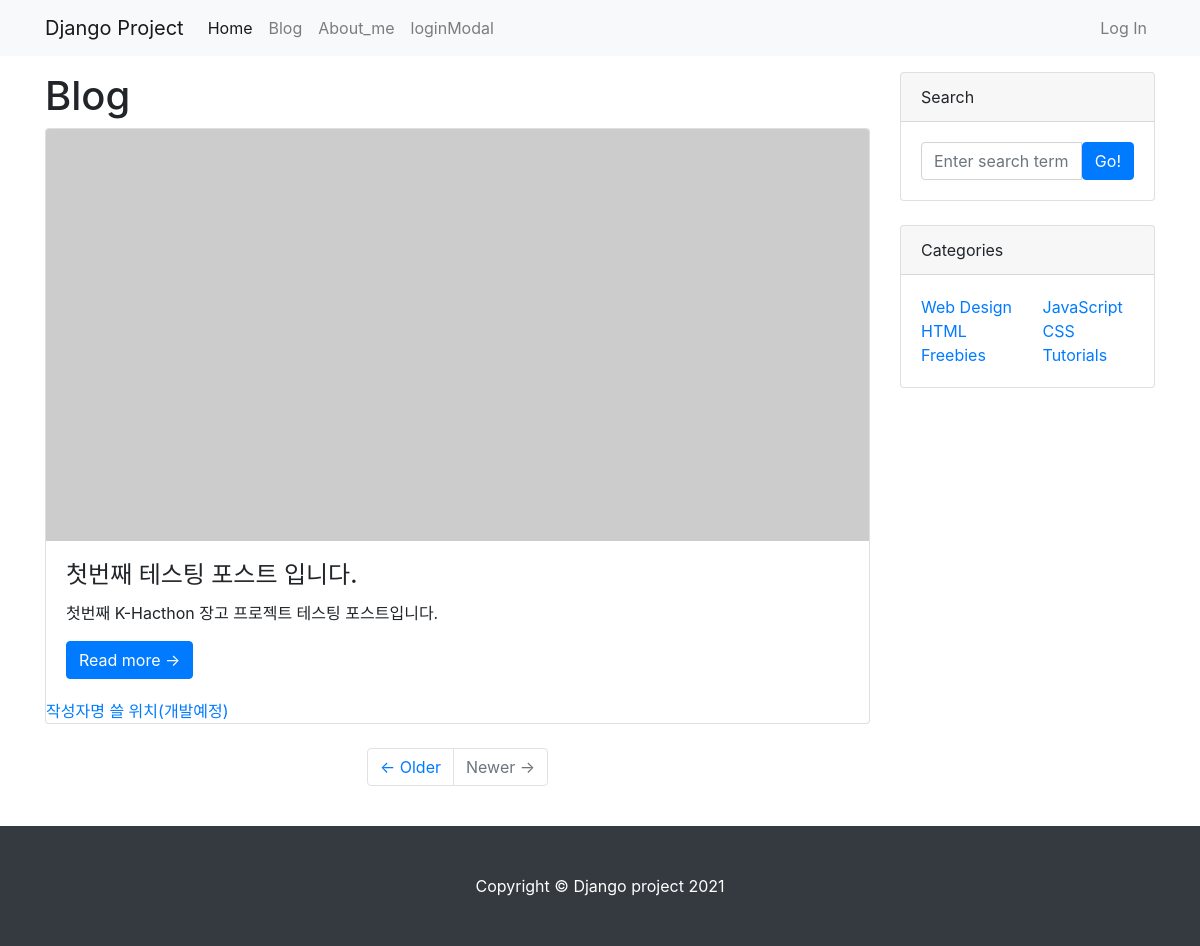
The page /blog/ on the database as committed earlier.
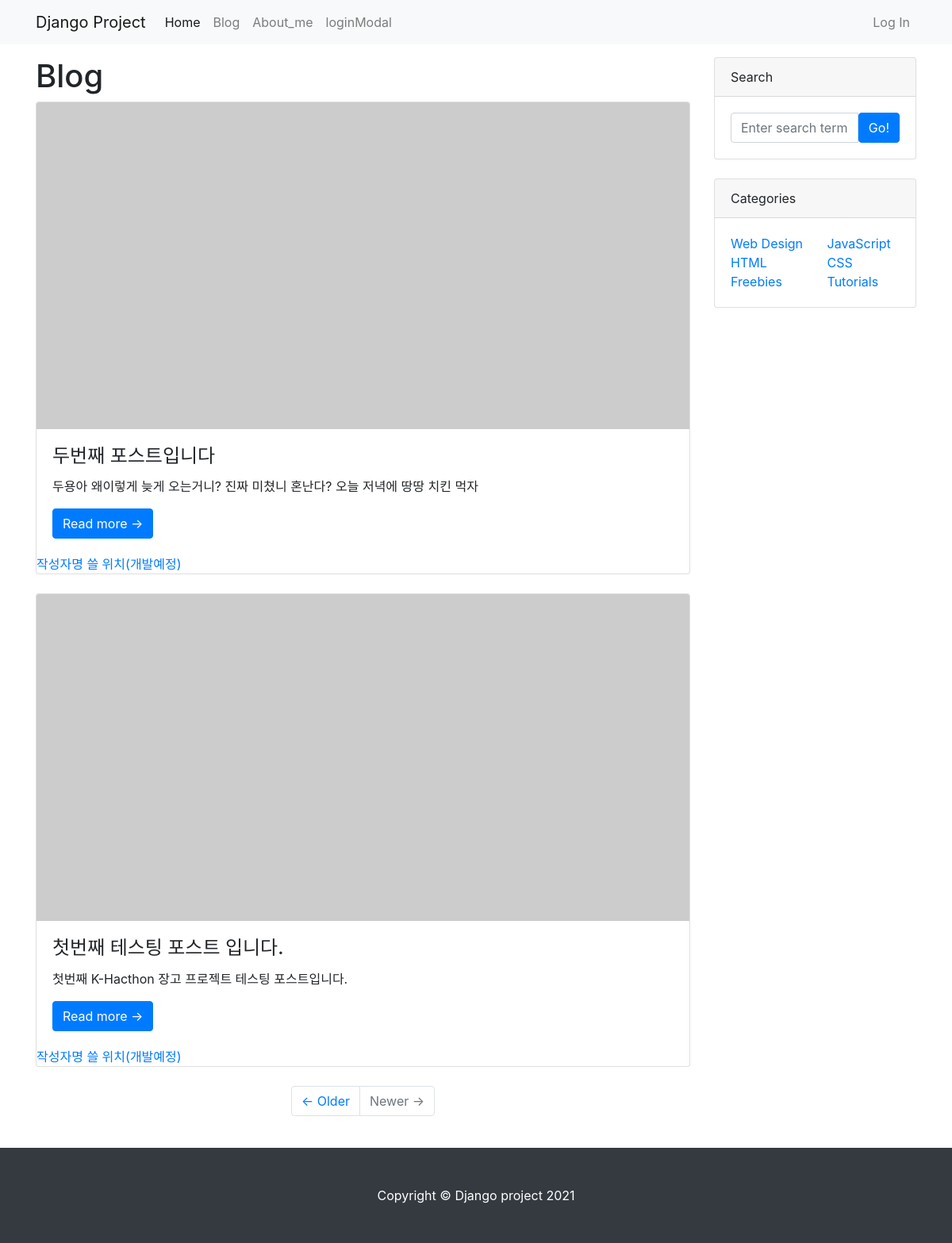
The same page on the database as committed later.
### blog/models.py (models this page shows, shortened)
class Post(models.Model):
    title = models.CharField(max_length=30)  # 이거는 문자 담는 필드
    content = models.TextField()  # 길이 제한이 없도록 TextField 만들었고,
    head_image = models.ImageField(
        upload_to='blog/images/%Y/%m/%d/', blank=True)
    file_upload = models.FileField(
        upload_to='blog/files/%Y/%m/%d/', blank=True)  # 이거 이제 파일 필드임. # 파일도 올릴 수 있도록 모델 만든거지
    created_at = models.DateTimeField(auto_now_add=True)
    updated_at = models.DateTimeField(auto_now=True)
    def get_absolute_url(self):
        return f'/blog/{self.pk}/'

### blog/views.py (the view)
# urls.py: path('', views.PostList.as_view()),
class PostList(ListView):  # 이게 지금 list view가 레코드 목록 형태 보여줄때 사용하는거고,
    model = Post
    template_name = 'blog/index.html'
    ordering = '-pk'  # 이거는 FCV 방식에서 order_by(-pk)랑 똑같은 거임.

### blog/templates/blog/index.html (shortened to what the changed rows need)
<!DOCTYPE html>
{% load static %}
<html>
    <head>
        <link href="{% static 'blog/bootstrap/bootstrap.min.css' %}" rel="stylesheet" media="screen">
    </head>
        <body>
            <div class="container my-3">
                <div class="row">
                    <div class="col-md-8 col-lg-9">
                        <h1>Blog</h1>
                        {% for p in post_list %}
                         <div class="card mb-4">
                             {% if p.head_image %}
                            <a href="#!"><img class="card-img-top" src="{{ p.head_image.url }}" alt="{{ p }} head image" /></a>
                             {% else %}
                             <img class="card-img-top" src="https://picsum.photos/seed/{{ p.id }}/600/300" alt="random_image">
                             {% endif %}
                             <div class="card-body">
                                <h2 class="card-title h4">{{ p.title }}</h2>
                                <p class="card-text">{{ p.content }}</p>
                                <a href="{{ p.get_absolute_url }}" class="btn btn-primary">Read more &rarr;</a>
                            </div>
                            <div class="{{ p.created_at }}">
                                <a href="#">작성자명 쓸 위치(개발예정)</a>
                            </div>
                        </div>
                        {% endfor %}
                    </div>
                </div>
            </div>
        </body>
</html>

Rows that differ between the two databases and show on the page:
added Post: title "두번째 포스트입니다", content "두용아 왜이렇게 늦게 오는거니? 진짜 미쳤니 혼난다? 오늘 저녁에 땅땅 치킨 먹자"
